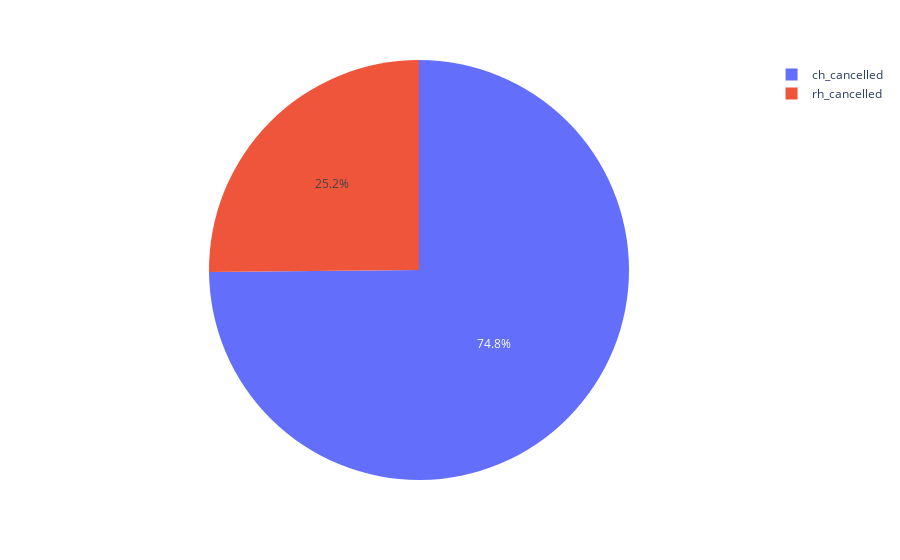

Write notebook code for a chart like this one.
### Code cell
px.pie(values=[11120,33079],names=['rh_cancelled','ch_cancelled'])

### Figure 1 — Plotly figure (JSON) as saved in the notebook; plotly's stock layout.template omitted (floating-point values rounded to 4 significant figures)
{"data": [{"domain": {"x": [0, 1], "y": [0, 1]}, "hovertemplate": "label=%{label}<br>value=%{value}<extra></extra>", "labels": ["rh_cancelled", "ch_cancelled"], "legendgroup": "", "name": "", "showlegend": true, "type": "pie", "values": [11120, 33079]}], "layout": {"legend": {"tracegroupgap": 0}, "margin": {"t": 60}}}
